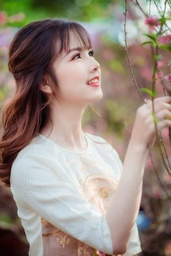
#> input picture lab3/g2.jpg, 171 x 256 px, shrunk from 387 x 580 before the run
$ python 2_thong_cao.py
#> lines starting #> are read from the running program, lines starting #| are printed output that depends on the picture
import cv2
import numpy as np
import matplotlib.pyplot as plt
from math import sqrt,exp

def distance(point1,point2):
    return sqrt((point1[0]-point2[0])**2 + (point1[1]-point2[1])**2)

def idealFilterHP(D0,imgShape):
    base = np.ones(imgShape[:2])
    rows, cols = imgShape[:2]
    center = (rows/2,cols/2)
    for x in range(cols):
        for y in range(rows):
            if distance((y,x),center) < D0:
                base[y,x] = 0
    return base

def butterworthHP(D0,imgShape,n):
    base = np.zeros(imgShape[:2])
    rows, cols = imgShape[:2]
    center = (rows/2,cols/2)
    for x in range(cols):
        for y in range(rows):
            base[y,x] = 1-1/(1+(distance((y,x),center)/D0)**(2*n))
    return base
def gaussianHP(D0,imgShape):
    base = np.zeros(imgShape[:2])
    rows, cols = imgShape[:2]
    center = (rows/2,cols/2)
    for x in range(cols):
        for y in range(rows):
            base[y,x] = 1 - exp(((-distance((y,x),center)**2)/(2*(D0**2))))
    return base


img = cv2.imread("g2.jpg", 0)
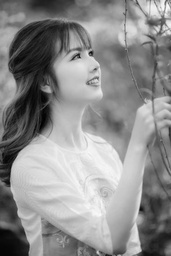
#> img: shape (256, 171); min 0, max 250, mean 140.6
original = np.fft.fft2(img)
center = np.fft.fftshift(original)

plt.figure(figsize=(6.4*5, 4.8*5), constrained_layout=False)

HighPassCenter = center * idealFilterHP(50,img.shape)
HighPass = np.fft.ifftshift(HighPassCenter)
inverse_HighPass = np.fft.ifft2(HighPass)
plt.subplot(131), plt.imshow(np.abs(inverse_HighPass), "gray"), plt.title("Ideal High Pass")

HighPassCenter = center * butterworthHP(50,img.shape,10)
HighPass = np.fft.ifftshift(HighPassCenter)
inverse_HighPass = np.fft.ifft2(HighPass)
plt.subplot(132), plt.imshow(np.abs(inverse_HighPass), "gray"), plt.title("Butterworth High Pass (n=10)")

HighPassCenter = center * gaussianHP(50,img.shape)
HighPass = np.fft.ifftshift(HighPassCenter)
inverse_HighPass = np.fft.ifft2(HighPass)
plt.subplot(133), plt.imshow(np.abs(inverse_HighPass), "gray"), plt.title("Gaussian High Pass")

plt.figure(figsize=(6.4*5, 4.8*5), constrained_layout=False)
IdealHP = idealFilterHP(50,img.shape)
plt.subplot(231), plt.imshow(IdealHP, "gray"), plt.title("Ideal High Pass Filter")

ButterHP = butterworthHP(50,img.shape,10)
plt.subplot(232), plt.imshow(ButterHP, "gray"), plt.title("Butterworth High Pass Filter (n=10)")

GaussianHP = gaussianHP(50,img.shape)
plt.subplot(233), plt.imshow(GaussianHP, "gray"), plt.title("Gaussian High Pass Filter")

# plt.show()


plt.show()
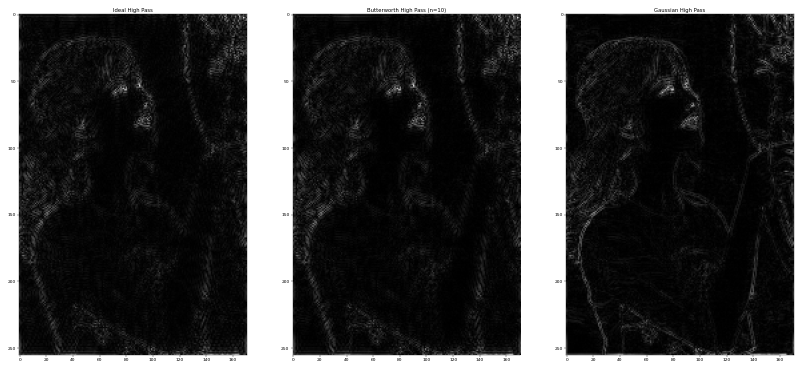
#> figure drawn by matplotlib, 3 panels
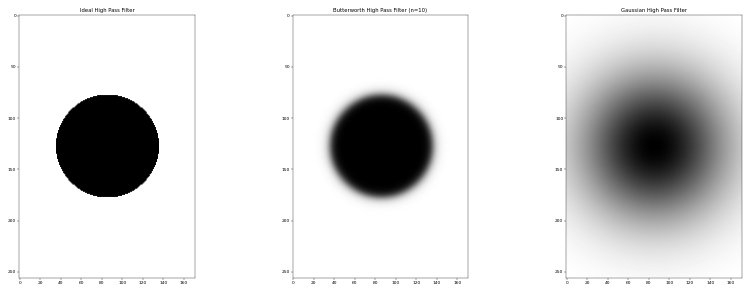
#> figure drawn by matplotlib, 3 panels
